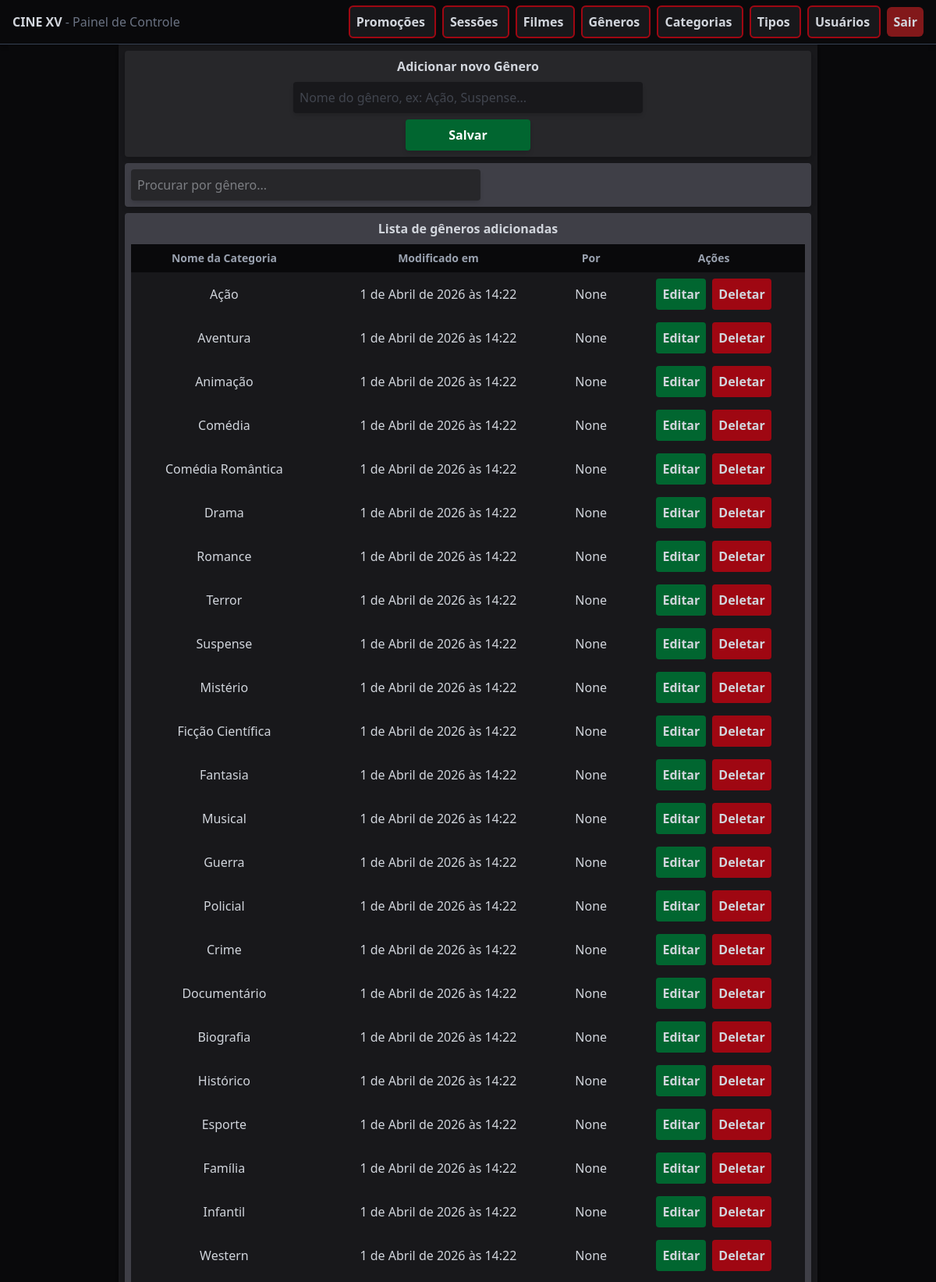
The app's page /genres/ (signed in, upper part) with its own data.
### api/models.py (models this page shows, shortened)
class FilmGenre(models.Model):
    name = models.CharField(max_length=200, unique=True)
    modified_by = models.ForeignKey(User, on_delete=models.SET_NULL, null=True, related_name='mod_genre')
    modified_at = models.DateTimeField(auto_now_add=True)

### control/views.py (the view, shortened to what this page needs)
# urls.py: path('genres/', views.genres, name='genres'),
@login_required(login_url='user-login')
def genres(request):
    form = AddGenreForm()
    genres = FilmGenre.objects.all()
    context = {
        'form': form,
        'genres': genres
    }
    return render(request, 'film/genres.html', context)

### control/forms.py
class AddGenreForm(forms.ModelForm):
    class Meta:
        model = FilmGenre
        fields = ['name']
        widgets = {
            'name': forms.TextInput(attrs={
                'class': "w-md bg-zinc-900 hover:bg-zinc-700 transition outline-none p-2 rounded-sm shadow-md",
                'placeholder': "Nome do gênero, ex: Ação, Suspense..."
            })
        }

### control/templates/film/genres.html (shortened to what this page needs)
{% extends 'base.html' %}
{% block content %}
<div class="w-4xl bg-zinc-900 mx-auto p-2 rounded-b-md space-y-2 shadow-md">
    <div class="bg-zinc-800 flex flex-col gap-2 text-center items-center rounded-sm p-2 shadow-md">
        <h1 class="font-semibold">Adicionar novo Gênero</h1>
        <form method="POST" class="flex flex-col gap-2 text-gray-500">
            {{ form.name }}
            <button name="form_type" value="add_form" type="submit" class="w-40 mx-auto bg-green-800 hover:bg-green-600 p-2 rounded-sm text-white font-semibold cursor-pointer transition shadow-md">
                Salvar
            </button>
        </form>
    </div>
    <div class="bg-zinc-700 flex flex-col gap-2 text-center rounded-sm p-2 shadow-md">
        <input id="search-files" type="search" placeholder="Procurar por gênero..." class="w-full max-w-md bg-zinc-800 hover:bg-zinc-600 rounded-sm p-2 shadow-md">
    </div>
    <div class="bg-zinc-700 flex flex-col gap-2 text-center items-center rounded-sm p-2 shadow-md">
        <h1 class="font-semibold">Lista de gêneros adicionadas</h1>
        <table class="w-full text-center">
            <thead>
                <tr class="bg-zinc-950 font-semibold text-sm text-gray-400">
                    <th class="p-1">Nome da Categoria</th>
                    <th class="p-1">Modificado em</th>
                    <th class="p-1">Por</th>
                    <th class="p-2">Ações</th>
                </tr>
            </thead>
            <tbody>
                {% for genre in genres %}
                <tr class="bg-zinc-900 hover:bg-zinc-800 transition cursor-pointer">
                    <td class="p-2">{{ genre.name }}</td>
                    <td class="p-2">{{ genre.modified_at }}</td>
                    <td class="p-2">{{ genre.modified_by }}</td>
                    <td class="p-2 flex flex-row justify-center items-center gap-2">
                        <a href="{% url 'genre-edit' genre.id %}" class="bg-green-800 hover:bg-green-600 p-2 rounded-sm cursor-pointer transition font-semibold">
                            Editar
                        </a>
                        <form method="POST">
                            <button name="form_type" value="delete_form" class="bg-red-800 hover:bg-red-600 p-2 rounded-sm cursor-pointer transition font-semibold">
                                Deletar
                            </button>
                        </form>
                    </td>
                </tr>
                {% endfor %}
            </tbody>
        </table>
    </div>
</div>
{% endblock %}

### control/static/styles.css (style rules this page uses)
body { background-image: url("background.png"); background-repeat: no-repeat; background-position: center center; background-size: cover; min-height: 100vh; }

### records on screen
FilmGenre: name "Ação", modified_at "1 de Abril de 2026 às 14:22", modified_by "None"
FilmGenre: name "Aventura", modified_at "1 de Abril de 2026 às 14:22", modified_by "None"
FilmGenre: name "Animação", modified_at "1 de Abril de 2026 às 14:22", modified_by "None"
FilmGenre: name "Comédia", modified_at "1 de Abril de 2026 às 14:22", modified_by "None"
FilmGenre: name "Comédia Romântica", modified_at "1 de Abril de 2026 às 14:22", modified_by "None"
FilmGenre: name "Drama", modified_at "1 de Abril de 2026 às 14:22", modified_by "None"
FilmGenre: name "Romance", modified_at "1 de Abril de 2026 às 14:22", modified_by "None"
FilmGenre: name "Terror", modified_at "1 de Abril de 2026 às 14:22", modified_by "None"
FilmGenre: name "Suspense", modified_at "1 de Abril de 2026 às 14:22", modified_by "None"
FilmGenre: name "Mistério", modified_at "1 de Abril de 2026 às 14:22", modified_by "None"
FilmGenre: name "Ficção Científica", modified_at "1 de Abril de 2026 às 14:22", modified_by "None"
FilmGenre: name "Fantasia", modified_at "1 de Abril de 2026 às 14:22", modified_by "None"
FilmGenre: name "Musical", modified_at "1 de Abril de 2026 às 14:22", modified_by "None"
FilmGenre: name "Guerra", modified_at "1 de Abril de 2026 às 14:22", modified_by "None"
FilmGenre: name "Policial", modified_at "1 de Abril de 2026 às 14:22", modified_by "None"
FilmGenre: name "Crime", modified_at "1 de Abril de 2026 às 14:22", modified_by "None"
FilmGenre: name "Documentário", modified_at "1 de Abril de 2026 às 14:22", modified_by "None"
FilmGenre: name "Biografia", modified_at "1 de Abril de 2026 às 14:22", modified_by "None"
FilmGenre: name "Histórico", modified_at "1 de Abril de 2026 às 14:22", modified_by "None"
FilmGenre: name "Esporte", modified_at "1 de Abril de 2026 às 14:22", modified_by "None"
FilmGenre: name "Família", modified_at "1 de Abril de 2026 às 14:22", modified_by "None"
FilmGenre: name "Infantil", modified_at "1 de Abril de 2026 às 14:22", modified_by "None"
FilmGenre: name "Western", modified_at "1 de Abril de 2026 às 14:22", modified_by "None"
